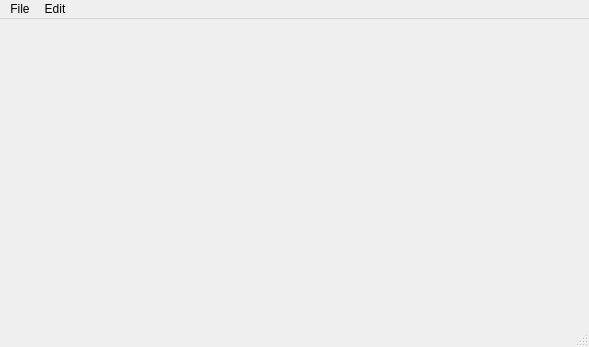
<?xml version="1.0" encoding="UTF-8"?>
<ui version="4.0">
 <class>MainWindow</class>
 <widget class="QMainWindow" name="MainWindow">
  <property name="geometry">
   <rect>
    <x>0</x>
    <y>0</y>
    <width>589</width>
    <height>347</height>
   </rect>
  </property>
  <property name="windowTitle">
   <string>MainWindow</string>
  </property>
  <widget class="QWidget" name="centralWidget"/>
  <widget class="QMenuBar" name="menuBar">
   <property name="geometry">
    <rect>
     <x>0</x>
     <y>0</y>
     <width>589</width>
     <height>21</height>
    </rect>
   </property>
   <widget class="QMenu" name="menuFile">
    <property name="title">
     <string>File</string>
    </property>
    <addaction name="actionOpen"/>
    <addaction name="actionSave"/>
   </widget>
   <widget class="QMenu" name="menuEdit">
    <property name="title">
     <string>Edit</string>
    </property>
    <addaction name="actionShift"/>
   </widget>
   <addaction name="menuFile"/>
   <addaction name="menuEdit"/>
  </widget>
  <widget class="QStatusBar" name="statusBar"/>
  <action name="actionOpen">
   <property name="text">
    <string>Open</string>
   </property>
  </action>
  <action name="actionSave">
   <property name="text">
    <string>Save</string>
   </property>
  </action>
  <action name="actionShift">
   <property name="text">
    <string>Shift</string>
   </property>
  </action>
 </widget>
 <layoutdefault spacing="6" margin="11"/>
 <resources/>
 <connections/>
</ui>
